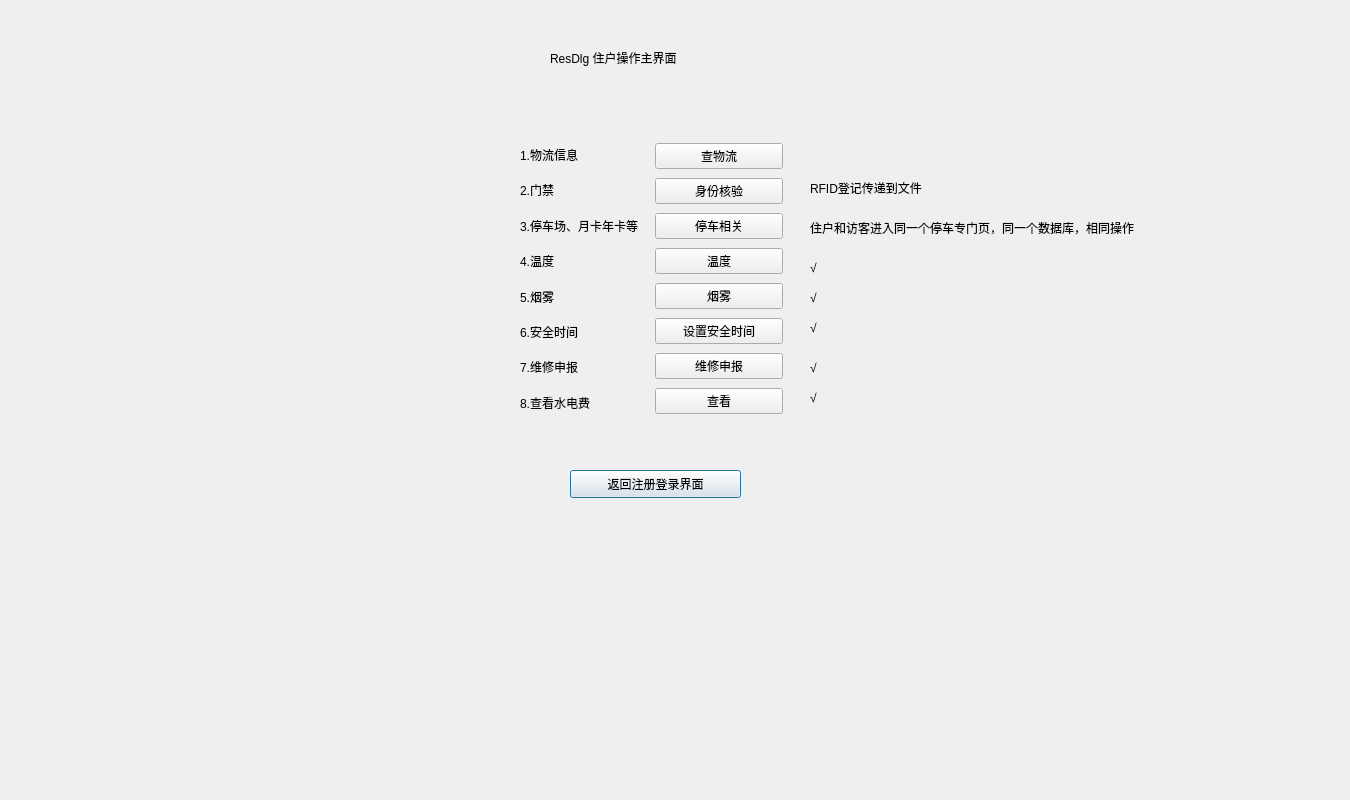
<?xml version="1.0" encoding="UTF-8"?>
<ui version="4.0">
 <class>ResDlg</class>
 <widget class="QDialog" name="ResDlg">
  <property name="geometry">
   <rect>
    <x>0</x>
    <y>0</y>
    <width>1350</width>
    <height>800</height>
   </rect>
  </property>
  <property name="windowTitle">
   <string>Dialog</string>
  </property>
  <widget class="QLabel" name="label">
   <property name="geometry">
    <rect>
     <x>550</x>
     <y>50</y>
     <width>351</width>
     <height>16</height>
    </rect>
   </property>
   <property name="text">
    <string>ResDlg 住户操作主界面</string>
   </property>
  </widget>
  <widget class="QPushButton" name="pushButton">
   <property name="geometry">
    <rect>
     <x>570</x>
     <y>470</y>
     <width>171</width>
     <height>28</height>
    </rect>
   </property>
   <property name="text">
    <string>返回注册登录界面</string>
   </property>
  </widget>
  <widget class="QLabel" name="label_10">
   <property name="geometry">
    <rect>
     <x>810</x>
     <y>390</y>
     <width>72</width>
     <height>15</height>
    </rect>
   </property>
   <property name="text">
    <string>√</string>
   </property>
  </widget>
  <widget class="QLabel" name="label_11">
   <property name="geometry">
    <rect>
     <x>810</x>
     <y>360</y>
     <width>72</width>
     <height>15</height>
    </rect>
   </property>
   <property name="text">
    <string>√</string>
   </property>
  </widget>
  <widget class="QLabel" name="label_12">
   <property name="geometry">
    <rect>
     <x>810</x>
     <y>320</y>
     <width>72</width>
     <height>15</height>
    </rect>
   </property>
   <property name="text">
    <string>√</string>
   </property>
  </widget>
  <widget class="QLabel" name="label_13">
   <property name="geometry">
    <rect>
     <x>810</x>
     <y>290</y>
     <width>72</width>
     <height>15</height>
    </rect>
   </property>
   <property name="text">
    <string>√</string>
   </property>
  </widget>
  <widget class="QLabel" name="label_14">
   <property name="geometry">
    <rect>
     <x>810</x>
     <y>260</y>
     <width>72</width>
     <height>15</height>
    </rect>
   </property>
   <property name="text">
    <string>√</string>
   </property>
  </widget>
  <widget class="QLabel" name="label_15">
   <property name="geometry">
    <rect>
     <x>810</x>
     <y>180</y>
     <width>181</width>
     <height>16</height>
    </rect>
   </property>
   <property name="text">
    <string>RFID登记传递到文件</string>
   </property>
  </widget>
  <widget class="QWidget" name="layoutWidget">
   <property name="geometry">
    <rect>
     <x>520</x>
     <y>140</y>
     <width>263</width>
     <height>277</height>
    </rect>
   </property>
   <layout class="QHBoxLayout" name="horizontalLayout">
    <item>
     <layout class="QVBoxLayout" name="verticalLayout">
      <item>
       <widget class="QLabel" name="label_2">
        <property name="text">
         <string>1.物流信息</string>
        </property>
       </widget>
      </item>
      <item>
       <widget class="QLabel" name="label_3">
        <property name="text">
         <string>2.门禁</string>
        </property>
       </widget>
      </item>
      <item>
       <widget class="QLabel" name="label_4">
        <property name="text">
         <string>3.停车场、月卡年卡等</string>
        </property>
       </widget>
      </item>
      <item>
       <widget class="QLabel" name="label_5">
        <property name="text">
         <string>4.温度</string>
        </property>
       </widget>
      </item>
      <item>
       <widget class="QLabel" name="label_6">
        <property name="text">
         <string>5.烟雾</string>
        </property>
       </widget>
      </item>
      <item>
       <widget class="QLabel" name="label_7">
        <property name="text">
         <string>6.安全时间</string>
        </property>
       </widget>
      </item>
      <item>
       <widget class="QLabel" name="label_8">
        <property name="text">
         <string>7.维修申报</string>
        </property>
       </widget>
      </item>
      <item>
       <widget class="QLabel" name="label_9">
        <property name="text">
         <string>8.查看水电费</string>
        </property>
       </widget>
      </item>
     </layout>
    </item>
    <item>
     <layout class="QVBoxLayout" name="verticalLayout_2">
      <item>
       <widget class="QPushButton" name="btn_r_2wuliu">
        <property name="text">
         <string>查物流</string>
        </property>
       </widget>
      </item>
      <item>
       <widget class="QPushButton" name="btn_r_2menjin">
        <property name="text">
         <string>身份核验</string>
        </property>
       </widget>
      </item>
      <item>
       <widget class="QPushButton" name="btn_r_2park">
        <property name="text">
         <string>停车相关</string>
        </property>
       </widget>
      </item>
      <item>
       <widget class="QPushButton" name="btn_r_2tem">
        <property name="text">
         <string>温度</string>
        </property>
       </widget>
      </item>
      <item>
       <widget class="QPushButton" name="btn_r_2smoke">
        <property name="text">
         <string>烟雾</string>
        </property>
       </widget>
      </item>
      <item>
       <widget class="QPushButton" name="btn_r_2securty">
        <property name="text">
         <string>设置安全时间</string>
        </property>
       </widget>
      </item>
      <item>
       <widget class="QPushButton" name="btn_r_2shenbao">
        <property name="text">
         <string>维修申报</string>
        </property>
       </widget>
      </item>
      <item>
       <widget class="QPushButton" name="btn_r_2checkwae">
        <property name="text">
         <string>查看</string>
        </property>
       </widget>
      </item>
     </layout>
    </item>
   </layout>
  </widget>
  <widget class="QLabel" name="label_16">
   <property name="geometry">
    <rect>
     <x>810</x>
     <y>220</y>
     <width>421</width>
     <height>16</height>
    </rect>
   </property>
   <property name="text">
    <string>住户和访客进入同一个停车专门页，同一个数据库，相同操作</string>
   </property>
  </widget>
 </widget>
 <resources/>
 <connections>
  <connection>
   <sender>pushButton</sender>
   <signal>clicked()</signal>
   <receiver>ResDlg</receiver>
   <slot>accept()</slot>
   <hints>
    <hint type="sourcelabel">
     <x>431</x>
     <y>503</y>
    </hint>
    <hint type="destinationlabel">
     <x>542</x>
     <y>461</y>
    </hint>
   </hints>
  </connection>
 </connections>
</ui>
